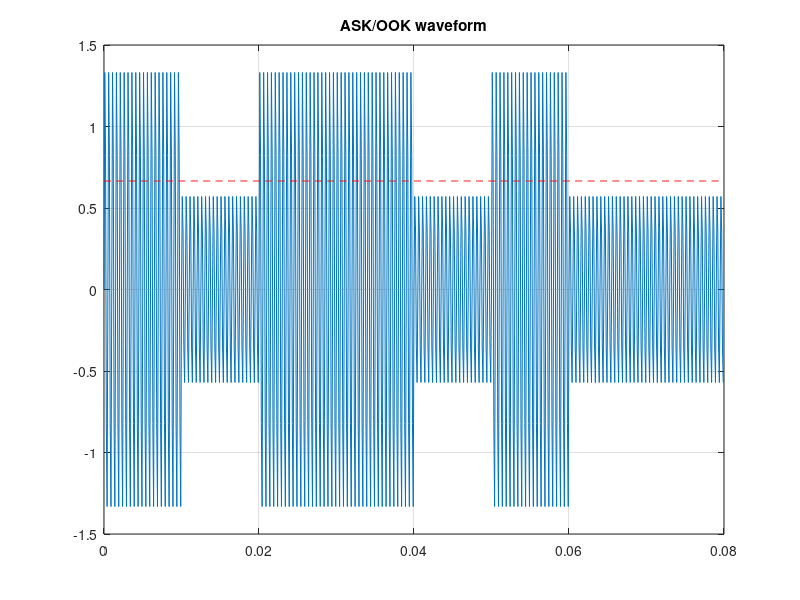

Write the MATLAB code that produced this figure.
% ASK / OOK
% Амплитудная манипуляция, порог компаратора

mDepth = 0.8; fC = 2000; fs = 10e3; symR = 100;
bits = [1 0 1 1 0 1 0 0];
seq = repelem(bits, fs/symR);
t = (0:numel(seq)-1)/fs;
modSig = (1 + mDepth*(seq - 0.5)) .* sin(2*pi*fC*t);
thr = 0.5*max(abs(modSig))*ones(1, numel(modSig));
figure;
plot(t, modSig, t, thr, 'r--');
title('ASK/OOK waveform'); grid on;

%{
@play
{
 "title": "ASK / OOK",
 "groups": [
  {
   "name": "Signal",
   "controls": [
    {
     "var": "mDepth",
     "label": "Index m",
     "min": 0.2,
     "max": 1.0,
     "step": 0.1,
     "default": 0.8
    },
    {
     "var": "fC",
     "label": "Carrier Hz",
     "min": 500,
     "max": 4000,
     "step": 500,
     "default": 2000
    }
   ]
  }
 ]
}
%}
